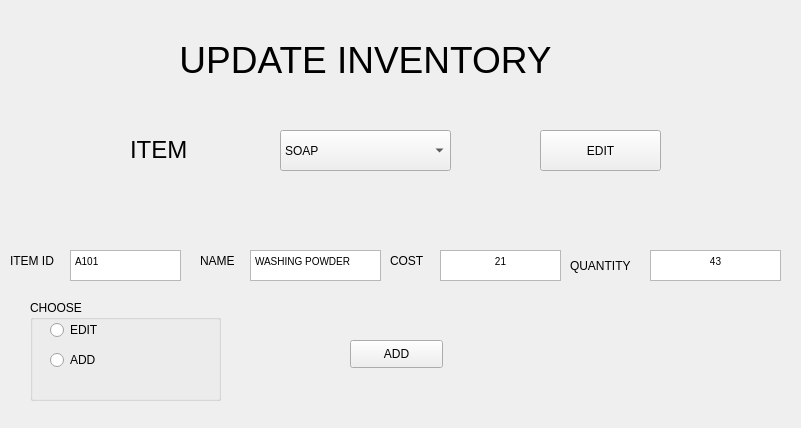
<?xml version="1.0" encoding="UTF-8"?>
<ui version="4.0">
 <class>MainWindow</class>
 <widget class="QMainWindow" name="MainWindow">
  <property name="geometry">
   <rect>
    <x>0</x>
    <y>0</y>
    <width>801</width>
    <height>428</height>
   </rect>
  </property>
  <property name="windowTitle">
   <string>MainWindow</string>
  </property>
  <widget class="QWidget" name="centralwidget">
   <widget class="QLabel" name="label">
    <property name="geometry">
     <rect>
      <x>140</x>
      <y>20</y>
      <width>451</width>
      <height>81</height>
     </rect>
    </property>
    <property name="text">
     <string>&lt;html&gt;&lt;head/&gt;&lt;body&gt;&lt;p align=&quot;center&quot;&gt;&lt;span style=&quot; font-size:28pt;&quot;&gt;UPDATE INVENTORY&lt;/span&gt;&lt;/p&gt;&lt;/body&gt;&lt;/html&gt;</string>
    </property>
   </widget>
   <widget class="QLabel" name="label_2">
    <property name="geometry">
     <rect>
      <x>130</x>
      <y>130</y>
      <width>101</width>
      <height>41</height>
     </rect>
    </property>
    <property name="text">
     <string>&lt;html&gt;&lt;head/&gt;&lt;body&gt;&lt;p&gt;&lt;span style=&quot; font-size:18pt;&quot;&gt;ITEM&lt;/span&gt;&lt;/p&gt;&lt;/body&gt;&lt;/html&gt;</string>
    </property>
   </widget>
   <widget class="QComboBox" name="itemComboBox">
    <property name="geometry">
     <rect>
      <x>280</x>
      <y>130</y>
      <width>171</width>
      <height>41</height>
     </rect>
    </property>
    <item>
     <property name="text">
      <string>SOAP</string>
     </property>
    </item>
    <item>
     <property name="text">
      <string>SHAMPOO</string>
     </property>
    </item>
   </widget>
   <widget class="QPushButton" name="editBtn">
    <property name="geometry">
     <rect>
      <x>540</x>
      <y>130</y>
      <width>121</width>
      <height>41</height>
     </rect>
    </property>
    <property name="text">
     <string>EDIT</string>
    </property>
   </widget>
   <widget class="QLabel" name="label_3">
    <property name="geometry">
     <rect>
      <x>10</x>
      <y>250</y>
      <width>91</width>
      <height>21</height>
     </rect>
    </property>
    <property name="text">
     <string>ITEM ID</string>
    </property>
   </widget>
   <widget class="QLabel" name="label_4">
    <property name="geometry">
     <rect>
      <x>420</x>
      <y>230</y>
      <width>55</width>
      <height>16</height>
     </rect>
    </property>
    <property name="text">
     <string/>
    </property>
   </widget>
   <widget class="QLabel" name="label_5">
    <property name="geometry">
     <rect>
      <x>390</x>
      <y>240</y>
      <width>81</width>
      <height>41</height>
     </rect>
    </property>
    <property name="text">
     <string>COST</string>
    </property>
   </widget>
   <widget class="QLabel" name="label_6">
    <property name="geometry">
     <rect>
      <x>570</x>
      <y>250</y>
      <width>81</width>
      <height>31</height>
     </rect>
    </property>
    <property name="text">
     <string>QUANTITY</string>
    </property>
   </widget>
   <widget class="QTextEdit" name="costTextBox">
    <property name="geometry">
     <rect>
      <x>440</x>
      <y>250</y>
      <width>121</width>
      <height>31</height>
     </rect>
    </property>
    <property name="html">
     <string>&lt;!DOCTYPE HTML PUBLIC &quot;-//W3C//DTD HTML 4.0//EN&quot; &quot;http://www.w3.org/TR/REC-html40/strict.dtd&quot;&gt;
&lt;html&gt;&lt;head&gt;&lt;meta name=&quot;qrichtext&quot; content=&quot;1&quot; /&gt;&lt;style type=&quot;text/css&quot;&gt;
p, li { white-space: pre-wrap; }
&lt;/style&gt;&lt;/head&gt;&lt;body style=&quot; font-family:'MS Shell Dlg 2'; font-size:8.25pt; font-weight:400; font-style:normal;&quot;&gt;
&lt;p align=&quot;center&quot; style=&quot; margin-top:0px; margin-bottom:0px; margin-left:0px; margin-right:0px; -qt-block-indent:0; text-indent:0px;&quot;&gt;&lt;span style=&quot; font-size:7.8pt;&quot;&gt;21&lt;/span&gt;&lt;/p&gt;&lt;/body&gt;&lt;/html&gt;</string>
    </property>
   </widget>
   <widget class="QTextEdit" name="qtTextBox">
    <property name="geometry">
     <rect>
      <x>650</x>
      <y>250</y>
      <width>131</width>
      <height>31</height>
     </rect>
    </property>
    <property name="html">
     <string>&lt;!DOCTYPE HTML PUBLIC &quot;-//W3C//DTD HTML 4.0//EN&quot; &quot;http://www.w3.org/TR/REC-html40/strict.dtd&quot;&gt;
&lt;html&gt;&lt;head&gt;&lt;meta name=&quot;qrichtext&quot; content=&quot;1&quot; /&gt;&lt;style type=&quot;text/css&quot;&gt;
p, li { white-space: pre-wrap; }
&lt;/style&gt;&lt;/head&gt;&lt;body style=&quot; font-family:'MS Shell Dlg 2'; font-size:8.25pt; font-weight:400; font-style:normal;&quot;&gt;
&lt;p align=&quot;center&quot; style=&quot; margin-top:0px; margin-bottom:0px; margin-left:0px; margin-right:0px; -qt-block-indent:0; text-indent:0px;&quot;&gt;&lt;span style=&quot; font-size:7.8pt;&quot;&gt;43&lt;/span&gt;&lt;/p&gt;&lt;/body&gt;&lt;/html&gt;</string>
    </property>
   </widget>
   <widget class="QLabel" name="label_8">
    <property name="geometry">
     <rect>
      <x>200</x>
      <y>230</y>
      <width>101</width>
      <height>61</height>
     </rect>
    </property>
    <property name="text">
     <string>NAME</string>
    </property>
   </widget>
   <widget class="QTextEdit" name="nameTextBox">
    <property name="geometry">
     <rect>
      <x>250</x>
      <y>250</y>
      <width>131</width>
      <height>31</height>
     </rect>
    </property>
    <property name="html">
     <string>&lt;!DOCTYPE HTML PUBLIC &quot;-//W3C//DTD HTML 4.0//EN&quot; &quot;http://www.w3.org/TR/REC-html40/strict.dtd&quot;&gt;
&lt;html&gt;&lt;head&gt;&lt;meta name=&quot;qrichtext&quot; content=&quot;1&quot; /&gt;&lt;style type=&quot;text/css&quot;&gt;
p, li { white-space: pre-wrap; }
&lt;/style&gt;&lt;/head&gt;&lt;body style=&quot; font-family:'MS Shell Dlg 2'; font-size:8.25pt; font-weight:400; font-style:normal;&quot;&gt;
&lt;p style=&quot; margin-top:0px; margin-bottom:0px; margin-left:0px; margin-right:0px; -qt-block-indent:0; text-indent:0px;&quot;&gt;&lt;span style=&quot; font-size:7.8pt;&quot;&gt;WASHING POWDER&lt;/span&gt;&lt;/p&gt;&lt;/body&gt;&lt;/html&gt;</string>
    </property>
   </widget>
   <widget class="QPushButton" name="addBtn">
    <property name="geometry">
     <rect>
      <x>350</x>
      <y>340</y>
      <width>93</width>
      <height>28</height>
     </rect>
    </property>
    <property name="text">
     <string>ADD</string>
    </property>
   </widget>
   <widget class="QTextEdit" name="itemTextBox">
    <property name="geometry">
     <rect>
      <x>70</x>
      <y>250</y>
      <width>111</width>
      <height>31</height>
     </rect>
    </property>
    <property name="html">
     <string>&lt;!DOCTYPE HTML PUBLIC &quot;-//W3C//DTD HTML 4.0//EN&quot; &quot;http://www.w3.org/TR/REC-html40/strict.dtd&quot;&gt;
&lt;html&gt;&lt;head&gt;&lt;meta name=&quot;qrichtext&quot; content=&quot;1&quot; /&gt;&lt;style type=&quot;text/css&quot;&gt;
p, li { white-space: pre-wrap; }
&lt;/style&gt;&lt;/head&gt;&lt;body style=&quot; font-family:'MS Shell Dlg 2'; font-size:8.25pt; font-weight:400; font-style:normal;&quot;&gt;
&lt;p style=&quot; margin-top:0px; margin-bottom:0px; margin-left:0px; margin-right:0px; -qt-block-indent:0; text-indent:0px;&quot;&gt;&lt;span style=&quot; font-size:7.8pt;&quot;&gt;A101&lt;/span&gt;&lt;/p&gt;&lt;/body&gt;&lt;/html&gt;</string>
    </property>
   </widget>
   <widget class="QGroupBox" name="groupBox">
    <property name="geometry">
     <rect>
      <x>30</x>
      <y>300</y>
      <width>191</width>
      <height>101</height>
     </rect>
    </property>
    <property name="title">
     <string>CHOOSE </string>
    </property>
    <widget class="QRadioButton" name="editRb">
     <property name="geometry">
      <rect>
       <x>20</x>
       <y>20</y>
       <width>95</width>
       <height>20</height>
      </rect>
     </property>
     <property name="text">
      <string>EDIT</string>
     </property>
    </widget>
    <widget class="QRadioButton" name="addRb">
     <property name="geometry">
      <rect>
       <x>20</x>
       <y>50</y>
       <width>95</width>
       <height>20</height>
      </rect>
     </property>
     <property name="text">
      <string>ADD</string>
     </property>
    </widget>
   </widget>
  </widget>
 </widget>
 <resources/>
 <connections/>
</ui>
